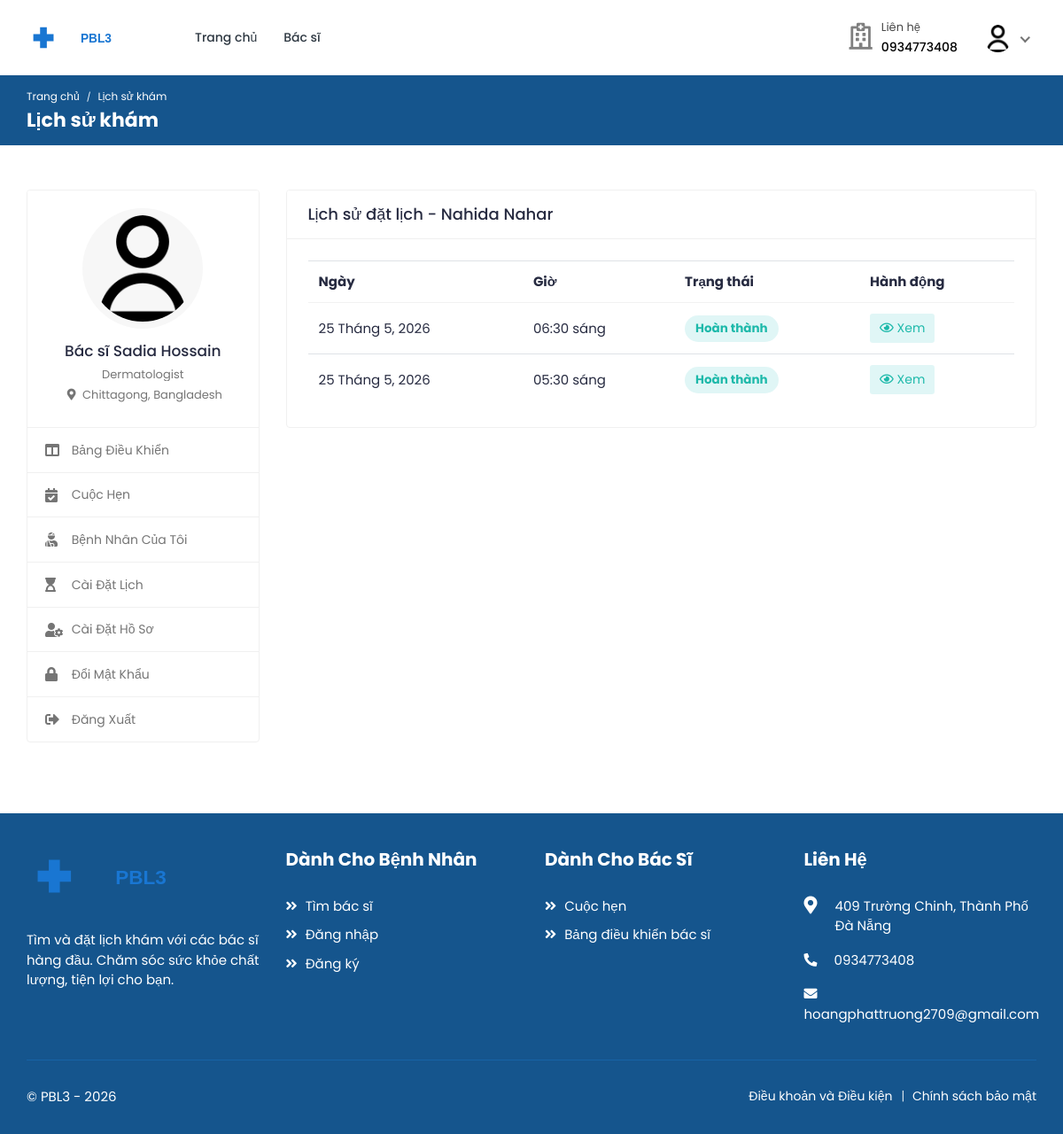
The page /doctors/my-patients/16/history/ (signed in) on the database its author committed.
### accounts/models.py (models this page shows, shortened)
class  User(AbstractUser):
    class RoleChoices(models.TextChoices):
        DOCTOR = "doctor", "Doctor"
        PATIENT = "patient", "Patient"
        PHARMACIST = "pharmacist", "Pharmacist"
        DEPARTMENT_DOCTOR = "dept_doctor", "Department Doctor"
    username = models.CharField(max_length=30, unique=True)
    role = models.CharField(
        choices=RoleChoices.choices,
        max_length=20,
        default="patient",
        error_messages={"required": "Role must be provided"},
    )
    email = models.EmailField(
        blank=True,
        error_messages={
            "unique": "A user with that email already exists.",
        },
    )
    provider = models.CharField(max_length=32, blank=True, null=True)
    first_name = models.CharField(max_length=150, blank=True)
    last_name = models.CharField(max_length=150, blank=True)
    registration_number = models.IntegerField(null=True, blank=True)
    USERNAME_FIELD = "username"
    REQUIRED_FIELDS = []
    objects = CustomUserManager()
    class Meta:
        verbose_name = "Người dùng"
        verbose_name_plural = "Người dùng"
    def get_full_name(self):
        full_name = "%s %s" % (self.first_name, self.last_name)
        return full_name.strip() or self.username

class Profile(models.Model):
    user = models.OneToOneField(
        User, on_delete=models.CASCADE, related_name="profile"
    )
    avatar = models.ImageField(
        default="defaults/user.png", upload_to=profile_photo_directory_path
    )
    avatar_url = models.URLField(blank=True, null=True)
    phone = models.CharField(max_length=20, blank=True, null=True)
    dob = models.DateField(blank=True, null=True)
    about = models.TextField(blank=True, null=True)
    specialization = models.CharField(max_length=255, blank=True, null=True)
    gender = models.CharField(
        max_length=10,
        choices=[("male", "Nam"), ("female", "Nữ"), ("other", "Khác")],
        blank=True,
    )
    address = models.TextField(blank=True, null=True)
    city = models.CharField(max_length=100, blank=True)
    state = models.CharField(max_length=100, blank=True)
    postal_code = models.CharField(max_length=20, blank=True)
    country = models.CharField(max_length=100, blank=True)
    price_per_consultation = models.DecimalField(
        max_digits=10, decimal_places=2, null=True, blank=True
    )
    is_available = models.BooleanField(default=True)
    blood_group = models.CharField(
        max_length=5,
        choices=[
            ("A+", "A+"),
            ("A-", "A-"),
            ("B+", "B+"),
            ("B-", "B-"),
            ("O+", "O+"),
            ("O-", "O-"),
            ("AB+", "AB+"),
            ("AB-", "AB-"),
        ],
        blank=True,
        null=True,
    )
    allergies = models.TextField(blank=True, null=True)
    medical_conditions = models.TextField(blank=True, null=True)
    department = models.ForeignKey(
        "core.Department",
        on_delete=models.SET_NULL,
        null=True,
        blank=True,
        related_name="profiles",
    )
    class Meta:
        verbose_name = "Hồ sơ"
        verbose_name_plural = "Hồ sơ"
    @property
    def image(self):
        return (
            self.avatar.url
            if self.avatar.storage.exists(self.avatar.name)
            else "{}defaults/user.png".format(settings.MEDIA_URL)
        )

### bookings/models.py (models this page shows, shortened)
class Booking(models.Model):
    doctor = models.ForeignKey(
        settings.AUTH_USER_MODEL,
        on_delete=models.CASCADE,
        related_name="appointments",
        limit_choices_to={"role": "doctor"},
    )
    patient = models.ForeignKey(
        settings.AUTH_USER_MODEL,
        on_delete=models.CASCADE,
        related_name="patient_appointments",
        limit_choices_to={"role": "patient"},
    )
    appointment_date = models.DateField()
    appointment_time = models.TimeField()
    booking_date = models.DateTimeField(auto_now_add=True)
    status = models.CharField(
        max_length=20,
        choices=[
            ("pending", "Pending"),
            ("confirmed", "Confirmed"),
            ("completed", "Completed"),
            ("cancelled", "Cancelled"),
            ("no_show", "No Show"),
        ],
        default="pending",
    )
    class Meta:
        ordering = ["-appointment_date", "-appointment_time"]
        unique_together = ["doctor", "appointment_date", "appointment_time"]
        verbose_name = "Lịch khám"
        verbose_name_plural = "Lịch khám"

### doctors/views.py (the view)
class AppointmentHistoryView(DoctorRequiredMixin, ListView):
    model = Booking
    template_name = "doctors/appointment-history.html"
    context_object_name = "appointments"
    def get_queryset(self):
        return (
            self.model.objects.select_related("patient", "patient__profile")
            .filter(
                doctor=self.request.user, patient_id=self.kwargs["patient_id"]
            )
            .order_by("-appointment_date", "-appointment_time")
        )
    def get_context_data(self, **kwargs):
        context = super().get_context_data(**kwargs)
        context["patient"] = get_object_or_404(
            User.objects.select_related("profile"),
            id=self.kwargs["patient_id"],
            role="patient",
        )
        return context

### templates/doctors/appointment-history.html (shortened to what this page needs)
{% extends 'includes/doctor-sidebar.html' %}
{% load static %}
{% load currency_filters %}
{% block page_name1 %}Lịch sử khám{% endblock %}
{% block page_name2 %}Lịch sử khám{% endblock %}
{% block main %}
<div class="row">
    <div class="col-md-12">
        <div class="card">
                <div class="card-header">
                <h4 class="card-title">Lịch sử đặt lịch - {{ patient.get_full_name }}</h4>
            </div>
            <div class="card-body">
                <div class="table-responsive">
                    {% if appointments %}
                    <table class="table table-hover table-center mb-0">
                        <thead>
                            <tr>
                                <th>Ngày</th>
                                <th>Giờ</th>
                                <th>Trạng thái</th>
                                <th>Hành động</th>
                            </tr>
                        </thead>
                        <tbody>
                            {% for appointment in appointments %}
                            <tr>
                                <td>{{ appointment.appointment_date|date_vn }}</td>
                                <td>{{ appointment.appointment_time|time:"h:i A" }}</td>
                                <td>
                                    <span class="badge badge-pill
                                        {% if appointment.status == 'completed' %}bg-info-light{% endif %}">
                                        {{ appointment.status|status_label }}
                                    </span>
                                </td>
                                <td>
                                    <a href="{% url 'doctors:appointment-detail' appointment.pk %}" class="btn btn-sm bg-info-light">
                                        <i class="far fa-eye"></i> Xem
                                    </a>
                                </td>
                            </tr>
                            {% endfor %}
                        </tbody>
                    </table>
                    {% else %}
                    <div class="text-center">
                        <p class="text-muted mt-2 mb-2">Không tìm thấy lịch sử cuộc hẹn</p>
                    </div>
                    {% endif %}
                </div>
            </div>
        </div>
    </div>
</div>
{% endblock %}

### templates/includes/doctor-sidebar.html (shortened to what this page needs)
{% extends 'base.html' %}
{% load static %}
{% block content %}
    <div class="breadcrumb-bar">
        <div class="container-fluid">
            <div class="row align-items-center">
                <div class="col-md-12 col-12">
                    <nav aria-label="breadcrumb" class="page-breadcrumb">
                        <ol class="breadcrumb">
                            <li class="breadcrumb-item"><a href="{% url 'core:home' %}">Trang chủ</a></li>
                            <li class="breadcrumb-item active" aria-current="page">{% block page_name1 %}{% endblock %}</li>
                        </ol>
                    </nav>
                    <h2 class="breadcrumb-title">{% block page_name2 %}{% endblock %}</h2>
                </div>
            </div>
        </div>
    </div>
    <div class="content">
        <div class="container-fluid">
            <div class="row">
                <div class="col-md-5 col-lg-4 col-xl-3 theiaStickySidebar">
                    <div class="profile-sidebar">
                        <div class="widget-profile pro-widget-content">
                            <div class="profile-info-widget">
                                <a href="#" class="booking-doc-img">
                                    <img src="{{ user.profile.image }}" alt="Ảnh người dùng">
                                </a>
                                <div class="profile-det-info">
                                    <h3>Bác sĩ {{ user.get_full_name }}</h3>
                                    <div class="patient-details">
                                        {% if user.profile.specialization %}
                                            <h5 class="mb-0">{{ user.profile.specialization }}</h5>
                                        {% endif %}
                                        {% if user.profile.city and user.profile.country %}
                                            <h5 class="mt-2">
                                                <i class="fas fa-map-marker-alt"></i>
                                                {{ user.profile.city }}, {{ user.profile.country }}
                                            </h5>
                                        {% endif %}
                                    </div>
                                </div>
                            </div>
                        </div>
                        <div class="dashboard-widget">
                            <nav class="dashboard-menu">
                                <ul>
                                    <li class="{% if request.resolver_match.url_name == 'dashboard' %}active{% endif %}">
                                        <a href="{% url 'doctors:dashboard' %}">
                                            <i class="fas fa-columns"></i>
                                            <span>Bảng điều khiển</span>
                                        </a>
                                    </li>
                                    <li class="{% if request.resolver_match.url_name == 'appointments' %}active{% endif %}">
                                        <a href="{% url 'doctors:appointments' %}">
                                            <i class="fas fa-calendar-check"></i>
                                            <span>Cuộc hẹn</span>
                                        </a>
                                    </li>
                                    <li class="{% if request.resolver_match.url_name == 'my-patients' %}active{% endif %}">
                                        <a href="{% url 'doctors:my-patients' %}">
                                            <i class="fas fa-user-injured"></i>
                                            <span>Bệnh nhân của tôi</span>
                                        </a>
                                    </li>
                                    <li class="{% if request.resolver_match.url_name == 'schedule-timings' %}active{% endif %}">
                                        <a href="{% url 'doctors:schedule-timings' %}">
                                            <i class="fas fa-hourglass-start"></i>
                                            <span>Cài đặt lịch</span>
                                        </a>
                                    </li>
                                    <li class="{% if request.resolver_match.url_name == 'profile-settings' %}active{% endif %}">
                                        <a href="{% url 'doctors:profile-settings' %}">
                                            <i class="fas fa-user-cog"></i>
                                            <span>Cài đặt hồ sơ</span>
                                        </a>
                                    </li>
                                    <li class="{% if request.resolver_match.url_name == 'change-password' %}active{% endif %}">
                                        <a href="{% url 'doctors:change-password' %}">
                                            <i class="fas fa-lock"></i>
                                            <span>Đổi mật khẩu</span>
                                        </a>
                                    </li>
                                    <li>
                                        <a href="{% url 'accounts:logout' %}">
                                            <i class="fas fa-sign-out-alt"></i>
                                            <span>Đăng xuất</span>
                                        </a>
                                    </li>
                                </ul>
                            </nav>
                        </div>
                    </div>
                </div>
                <div class="col-md-7 col-lg-8 col-xl-9">
                    {% block main %}{% endblock %}
                </div>
            </div>
        </div>
    </div>
{% endblock %}

### templates/includes/navbar.html (shortened to what this page needs)
{% load static %}
<header class="header">
    <nav class="navbar navbar-expand-lg header-nav">
        <div class="navbar-header">
                <a href="{% url 'core:home' %}" class="navbar-brand logo">
                <img src="{% static 'assets/img/logo2.svg' %}" class="img-fluid" alt="Logo PBL3">
            </a>
        </div>
        <div class="main-menu-wrapper">
            <ul class="main-nav">
                <li {% if request.path == '/' %}class="active"{% endif %}>
                    <a href="{% url 'core:home' %}">Trang chủ</a>
                </li>
                <li class="has-submenu{% if request.path == '/doctors/' %} active {% endif %}">
                    <a href="{% url 'doctors:list' %}">Bác sĩ</a>
                </li>
            </ul>
        </div>
        <ul class="nav header-navbar-rht">
            <li class="nav-item contact-item">
                <div class="header-contact-img">
                    <i class="far fa-hospital"></i>
                </div>
                <div class="header-contact-detail">
                    <p class="contact-header">Liên hệ</p>
                    <p class="contact-info-header">0934773408</p>
                </div>
            </li>
            {% if not user.is_authenticated %}
                <li class="nav-item">
                    <a class="nav-link header-login" href="{% url 'accounts:login' %}">Đăng nhập / Đăng ký</a>
                </li>
            {% else %}
                <li class="nav-item dropdown has-arrow logged-item">
                    <a href="#" class="dropdown-toggle nav-link" data-toggle="dropdown">
                        <span class="user-img">
                            <img class="rounded-circle" src="{{ user.profile.image }}" width="31" alt="{{ user.username }}">
                        </span>
                    </a>
                </li>
            {% endif %}
        </ul>
    </nav>
</header>

### rows shown on the page
User: profile.image (placeholder picture), get_full_name "Sadia Hossain", profile.specialization "Dermatologist", profile.city "Chittagong", profile.country "Bangladesh"
User: get_full_name "Nahida Nahar"
Booking: appointment_date "25 Tháng 5, 2026", appointment_time "06:30 sáng", status|status_label "Hoàn thành"
Booking: appointment_date "25 Tháng 5, 2026", appointment_time "05:30 sáng", status|status_label "Hoàn thành"
